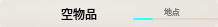
<?xml version="1.0" encoding="UTF-8"?>
<ui version="4.0">
 <class>TianLiQtCommon_SelectedItemButton</class>
 <widget class="QPushButton" name="TianLiQtCommon_SelectedItemButton">
  <property name="geometry">
   <rect>
    <x>0</x>
    <y>0</y>
    <width>218</width>
    <height>27</height>
   </rect>
  </property>
  <property name="minimumSize">
   <size>
    <width>218</width>
    <height>27</height>
   </size>
  </property>
  <property name="maximumSize">
   <size>
    <width>218</width>
    <height>27</height>
   </size>
  </property>
  <property name="windowTitle">
   <string>TianLiQtCommon_SelectedItemButton</string>
  </property>
  <property name="styleSheet">
   <string notr="true">QPushButton{
background-color:qradialgradient(spread:pad, cx:0.5, cy:0.488636, radius:1.502, fx:0.318, fy:0.227273, stop:0 rgba(235,233,227, 180), stop:0.659091 rgba(228,221,213, 180), stop:1 rgba(224,215,206, 180));
border-radius:5px;
border:none;
}
QPushButton:hover{
background-color:qradialgradient(spread:pad, cx:0.5, cy:0.488636, radius:1.502, fx:0.318, fy:0.227273, stop:0 rgba(235,233,227, 255), stop:0.659091 rgba(228,221,213, 255), stop:1 rgba(224,215,206, 255));
}
QPushButton:checked{
background-color:qradialgradient(spread:pad, cx:0.5, cy:0.488636, radius:1.502, fx:0.318, fy:0.227273, stop:0 rgba(235,233,227, 255), stop:0.659091 rgba(228,221,213, 255), stop:1 rgba(224,215,206, 255));
}</string>
  </property>
  <property name="checkable">
   <bool>true</bool>
  </property>
  <property name="autoExclusive">
   <bool>false</bool>
  </property>
  <widget class="QLabel" name="label_Image">
   <property name="geometry">
    <rect>
     <x>0</x>
     <y>-17</y>
     <width>61</width>
     <height>61</height>
    </rect>
   </property>
   <property name="styleSheet">
    <string notr="true"/>
   </property>
   <property name="text">
    <string/>
   </property>
  </widget>
  <widget class="QLabel" name="label_Title">
   <property name="geometry">
    <rect>
     <x>61</x>
     <y>0</y>
     <width>130</width>
     <height>27</height>
    </rect>
   </property>
   <property name="font">
    <font>
     <family>HYWenHei</family>
     <pointsize>-1</pointsize>
    </font>
   </property>
   <property name="styleSheet">
    <string notr="true">
font-size:12px;</string>
   </property>
   <property name="text">
    <string>空物品</string>
   </property>
  </widget>
  <widget class="QLabel" name="label_Region">
   <property name="geometry">
    <rect>
     <x>164</x>
     <y>6</y>
     <width>50</width>
     <height>10</height>
    </rect>
   </property>
   <property name="font">
    <font>
     <family>HYWenHei</family>
     <pointsize>-1</pointsize>
    </font>
   </property>
   <property name="styleSheet">
    <string notr="true">.QLabel{
font-size:8px;
color:rgba(0,0,0,128);
}</string>
   </property>
   <property name="text">
    <string>地点</string>
   </property>
  </widget>
  <widget class="QLabel" name="label_LabelImage">
   <property name="geometry">
    <rect>
     <x>172</x>
     <y>-9</y>
     <width>36</width>
     <height>36</height>
    </rect>
   </property>
   <property name="styleSheet">
    <string notr="true"/>
   </property>
   <property name="text">
    <string/>
   </property>
  </widget>
  <widget class="QLabel" name="label_Progress_Bg">
   <property name="geometry">
    <rect>
     <x>133</x>
     <y>18</y>
     <width>85</width>
     <height>2</height>
    </rect>
   </property>
   <property name="styleSheet">
    <string notr="true">.QLabel{
background-color:rgba(147,95,30,26);
border-radius:1px 0px 0px 1px;
}</string>
   </property>
   <property name="text">
    <string/>
   </property>
  </widget>
  <widget class="QLabel" name="label_Progress_A">
   <property name="geometry">
    <rect>
     <x>133</x>
     <y>18</y>
     <width>20</width>
     <height>2</height>
    </rect>
   </property>
   <property name="styleSheet">
    <string notr="true">.QLabel{
background-color:rgba(55,255,255,255);
border-radius:1px;
}</string>
   </property>
   <property name="text">
    <string/>
   </property>
  </widget>
  <widget class="QLabel" name="label_Progress_B">
   <property name="geometry">
    <rect>
     <x>133</x>
     <y>18</y>
     <width>20</width>
     <height>2</height>
    </rect>
   </property>
   <property name="styleSheet">
    <string notr="true">.QLabel{
background-color:rgba(255,255,255,1);
border-radius:1px;
}</string>
   </property>
   <property name="text">
    <string/>
   </property>
  </widget>
  <zorder>label_LabelImage</zorder>
  <zorder>label_Image</zorder>
  <zorder>label_Title</zorder>
  <zorder>label_Region</zorder>
  <zorder>label_Progress_Bg</zorder>
  <zorder>label_Progress_B</zorder>
  <zorder>label_Progress_A</zorder>
 </widget>
 <layoutdefault spacing="6" margin="11"/>
 <resources>
  <include location="TianLiQtCommon_SelectItemButton.qrc"/>
 </resources>
 <connections/>
</ui>
